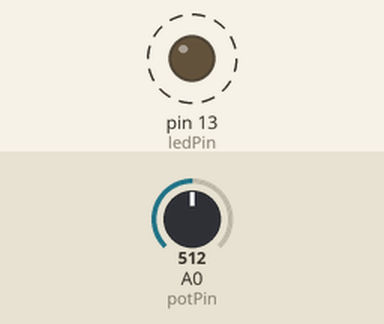
The sketch below on a simulated Arduino Uno, built with avr-gcc and run on an emulated ATmega328P. Shown: output pins drawn as LEDs (lit = HIGH). Dashed ring = blinking. Inputs (shaded band) come from the test bench; at power-on: A0 (potPin) = 512. What the sketch prints to the serial monitor is not drawn.

Above: at 1.2 s.
1.3 s: A0 (potPin) set to 716
4.3 s: A0 (potPin) set to 511
Timing chart, 0 to 13.3 s (numbered marks = the images above; inputs shaded):
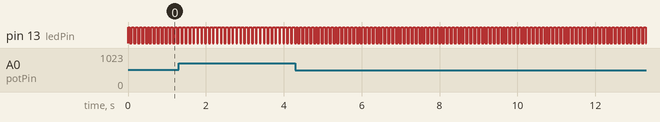

The sketch:

ch5r7.pde
```cpp
/*
 * Map sketch
 * map the range of analog values from a pot to scale from 0 to 100
 * resulting in an LED blink rate ranging from 0 to 100 milliseconds.
 * and Pot rotation percent is written to the serial port
*/

const int potPin = 0;          // select the input pin for the potentiometer
int ledPin = 13;               // select the pin for the LED

void setup()
{
  pinMode(ledPin, OUTPUT);     // declare the ledPin as an OUTPUT
  Serial.begin(9600);
}

void loop() {
  int val;                       // The value coming from the sensor
  int percent;                   // The mapped value

  val = analogRead(potPin);        // read the voltage on the pot (val ranges
                                   // from 0 to 1023)
  percent = map(val,0,1023,0,100); // percent will range from 0 to 100.
  digitalWrite(ledPin, HIGH);      // turn the ledPin on
  delay(percent);                  // On time given by percent value
  digitalWrite(ledPin, LOW);       // turn the ledPin off
  delay(100 - percent);            // Off time is 100 minus On time
  Serial.println(percent);         // show % of pot rotation on Serial Monitor
}
```

Measured:
- by itself, pin 13 (ledPin): alternates HIGH for 0.05 s and LOW for 0.05 s
